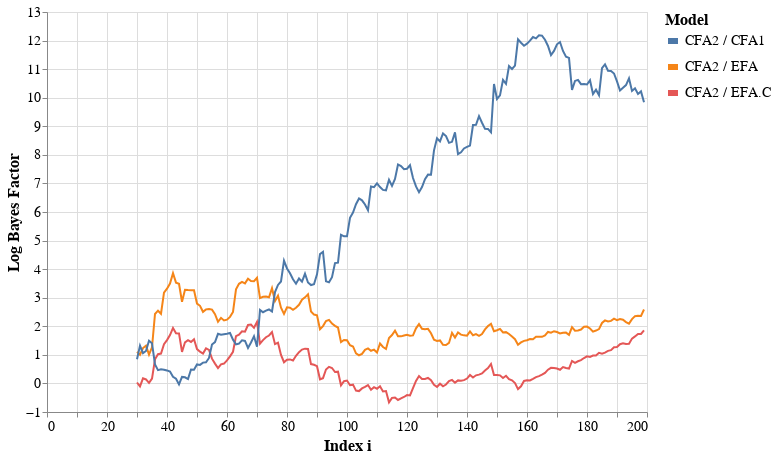

The cell this chart's notebook holds for it:
### Code cell
width = 600
height = 400
c = alt.Chart(bfdf).mark_line(
    strokeWidth = 2,
    ).encode(
    alt.X('t:Q', title='Index i', scale=alt.Scale(domain=[0,200])),
    alt.Y('value:Q', title='Log Bayes Factor'),
    alt.Color('Model')
    ).properties(
    width=width, height=height
    ).configure_legend(
    titleFontSize=16,
    labelFontSize=14,
    symbolStrokeWidth=6
    ).configure_axis(
    labelFontSize=14,
    titleFontSize=16
).interactive()

c

### Figure 1 — Vega-Lite specification as saved in the notebook (floating-point values rounded to 4 significant figures; data arrays with more than 128 entries replaced by an {"elided": "..."} marker saying what was removed)
{"config": {"view": {"continuousWidth": 400, "continuousHeight": 300}, "axis": {"labelFontSize": 14, "titleFontSize": 16}, "legend": {"labelFontSize": 14, "symbolStrokeWidth": 6, "titleFontSize": 16}}, "data": {"name": "data-983428a34b05d4f22adde916195605c4"}, "mark": {"type": "line", "strokeWidth": 2}, "encoding": {"color": {"type": "nominal", "field": "Model"}, "x": {"type": "quantitative", "field": "t", "scale": {"domain": [0, 200]}, "title": "Index i"}, "y": {"type": "quantitative", "field": "value", "title": "Log Bayes Factor"}}, "height": 400, "selection": {"selector001": {"type": "interval", "bind": "scales", "encodings": ["x", "y"]}}, "width": 600, "$schema": "https://vega.github.io/schema/vega-lite/v4.8.1.json", "datasets": {"data-983428a34b05d4f22adde916195605c4": {"elided": "510 records"}}}
